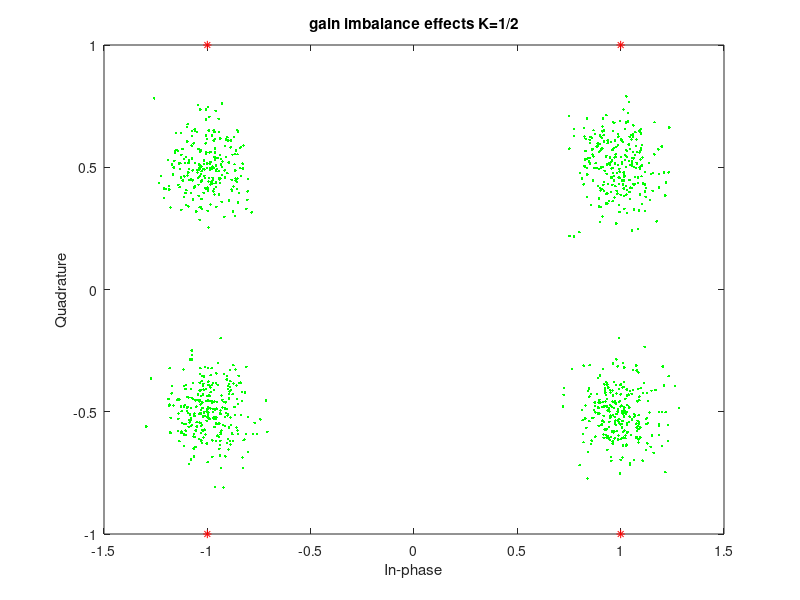
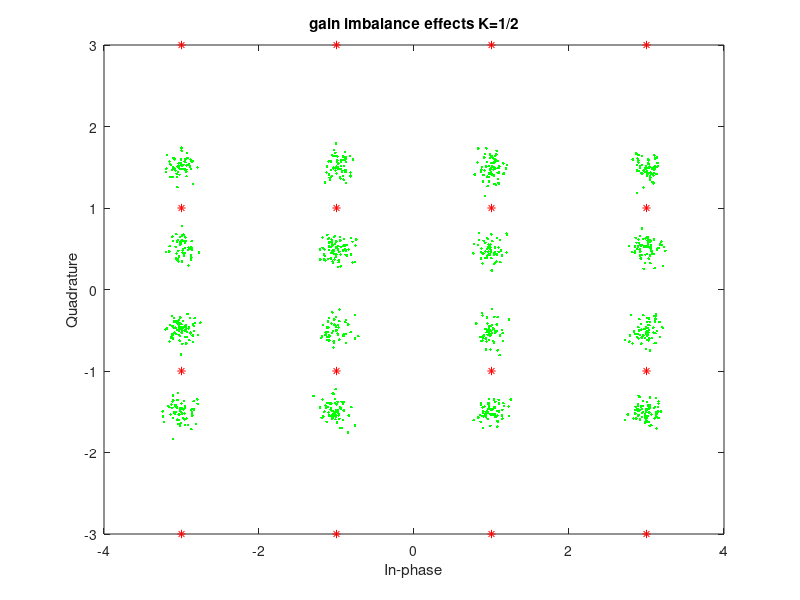
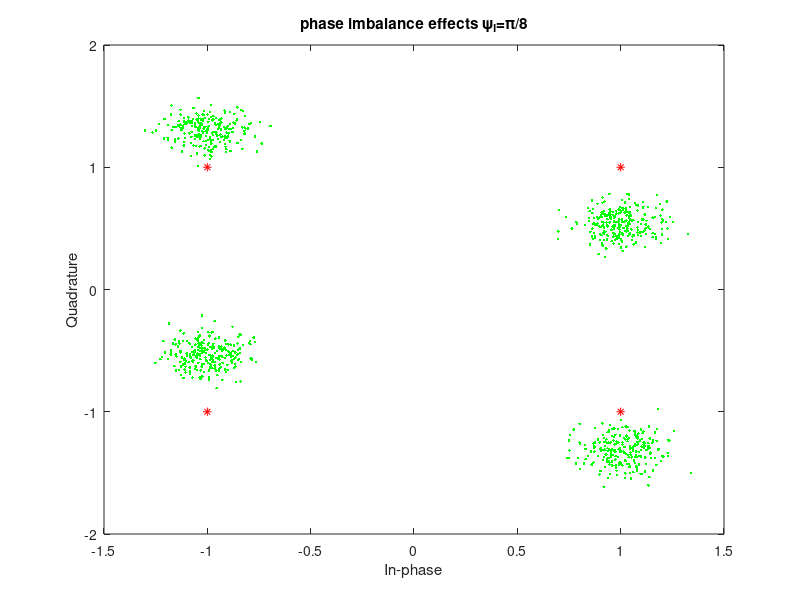
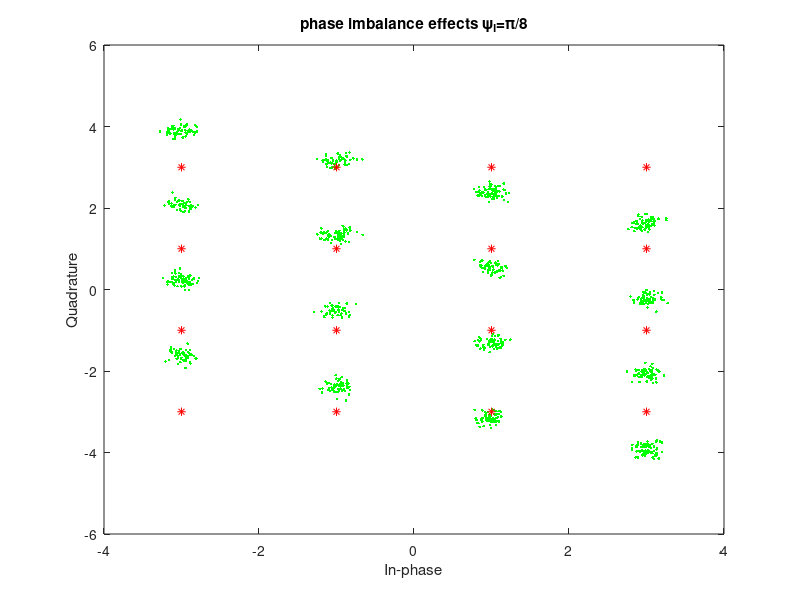

Here is the MATLAB script that generated these plots, in order: (Note: this script raises an error after producing the figures.)

close all
clear all
j = sqrt(-1);
N = 1e3;

%%%%%%%%%%%%%%%%%%%
%%%% Q1.A (a) %%%%%
%%%%%%%%%%%%%%%%%%%

%%%%%%4-QAM
K=1/2; %gain imbalance 
data4_I = randi([1 2],1,N);
data4_Q = randi([1 2],1,N);

x4_ref = [1+j, -1+j, -1-j, 1-j];

map_4 = [-1 1];

xi_4 = map_4(data4_I);
xq_4 = map_4(data4_Q);

 
x1_4 = xi_4 + j*K*xq_4;

%SNR of 20 dB
SNR_20 = 20;
SNR_20_abs = 10^(SNR_20/10);
y4 = x1_4 + 1/sqrt(SNR_20_abs)*(randn(1,N) + j*randn(1,N)); 


y4plot = scatterplot(y4,1,0,'g.');
hold on
scatterplot(x4_ref,1,0,'r*',y4plot)
title('gain imbalance effects K=1/2')



%%%%%%%16-QAM
data16_I = randi([1 4],1,N);
data16_Q = randi([1 4],1,N);
map_16 = [-3 -1 1 3];

xi_16 = map_16(data16_I);
xq_16 = map_16(data16_Q);

x16 = xi_16 + j*K*xq_16;
y16 = x16 + 1/sqrt(SNR_20_abs)*(randn(1,N) + j*randn(1,N)); 

x16_ref = [map_16(1)+j*map_16, map_16(2)+j*map_16, map_16(3)+j*map_16, map_16(4)+j*map_16 ];

y16plot = scatterplot(y16,1,0,'g.');
hold on
scatterplot(x16_ref,1,0,'r*',y16plot)
title('gain imbalance effects K=1/2')

%%%%%%%%%%%%%%%%%%%
%%%% Q1.A (b) %%%%%
%%%%%%%%%%%%%%%%%%%

K1=1; %gain imbalance 
psi_I = pi/8; %phase imbalance

%%%%%%% 4_QAM
xi_4_tld = xi_4;
xq_4_tld = -K1*sin(psi_I)*xi_4 + K1*cos(psi_I)*xq_4;
x4_tld = xi_4_tld + j*xq_4_tld;
y4_tld = x4_tld + 1/sqrt(SNR_20_abs)*(randn(1,N) + j*randn(1,N)); 

y4_tld_plot = scatterplot(y4_tld,1,0,'g.');
hold on 
scatterplot(x4_ref,1,0,'r*',y4_tld_plot)
title('phase imbalance effects \psi_I=\pi/8')

%%%%%%%% 16-QAM
xi_16_tld = xi_16;
xq_16_tld = -K1*sin(psi_I)*xi_16 + K1*cos(psi_I)*xq_16;
x16_tld = xi_16_tld + j*xq_16_tld;
y16_tld = x16_tld + 1/sqrt(SNR_20_abs)*(randn(1,N) + j*randn(1,N)); 
y16_tld_plot = scatterplot(y16_tld,1,0,'g.');
hold on 
scatterplot(x16_ref,1,0,'r*',y16_tld_plot)
title('phase imbalance effects \psi_I=\pi/8')

%%%%%%%%%%%%%%%%%%%
%%%% Q1.A (c) %%%%%
%%%%%%%%%%%%%%%%%%%



Eb_No = 0:2:20;  %range of Eb/No in dB scale
Eb_No_abs = 10.^(Eb_No./10);

BER_4 = zeros(1,length(Eb_No));
BER_16 = zeros(1,length(Eb_No));

norm16 = 10;  % average power for 16-QAM symbol is 10 (normalization factor)

for i=1:length(Eb_No)
    x2_4 = map_4(randi([1 2],1,N)) + j*map_4(randi([1 2],1,N));

    y2_4 = 1/sqrt(2)*x2_4 + 1/sqrt(4*Eb_No_abs(i))*(randn(1,N) + j*randn(1,N));
    y2_4_d = sign(real(y2_4)) + j*sign(imag(y2_4));
    BER_4(i) = (sum(real(y2_4_d) ~= real(x2_4)) + sum(imag(y2_4_d) ~= imag(x2_4)))/(2*N);
    
    x2_16 = map_16(randi([1 4],1,N)) + j*map_16(randi([1 4],1,N));
    y2_16 = x2_16 + sqrt(norm16)/sqrt(8*Eb_No_abs(i))*(randn(1,N) + j*randn(1,N));
    y2_16_d = QAM16_demod(y2_16);
    BER_16(i) = (sum(real(y2_16_d) ~= real(x2_16)) + sum(imag(y2_16_d) ~= imag(x2_16)))/(4*N);
  
end
figure(5)
semilogy(Eb_No,BER_4,'LineWidth',1.5)
hold on
semilogy(Eb_No,BER_16,'LineWidth',1.5)
xlabel('Eb/No (dB)')
ylabel('BER')
title('BER without IQ imbalance')
grid on
legend('4-QAM', '16-QAM')


%%%%%%%%%BER K=1/2, psi_I = pi/8

BER_4_IQ = zeros(1,length(Eb_No));
BER_16_IQ = zeros(1,length(Eb_No));

for i=1:length(Eb_No)
    %4-QAM
    x3_4_i = map_4(randi([1 2],1,N));
    x3_4_q = map_4(randi([1 2],1,N));
    x3_4_i_tld = x3_4_i;
    x3_4_q_tld = -K*sin(psi_I)*x3_4_i + K*cos(psi_I)*x3_4_q;
    x3_4_tld = x3_4_i_tld + j*x3_4_q_tld;
    y3_4_tld = 1/sqrt(2)*x3_4_tld + 1/sqrt(4*Eb_No_abs(i))*(randn(1,N) + j*randn(1,N));
    y3_4_tld_d = sign(real(y3_4_tld)) + j*sign(imag(y3_4_tld));
    BER_4_IQ(i) = (sum(real(y3_4_tld_d) ~= (x3_4_i)) + sum(imag(y3_4_tld_d) ~= (x3_4_q)))/(2*N);
    
    %16-QAM
    x3_16_i = map_16(randi([1 4],1,N));
    x3_16_q = map_16(randi([1 4],1,N));
    x3_16_i_tld = x3_16_i;
    x3_16_q_tld = -K*sin(psi_I)*x3_16_i + K*cos(psi_I)*x3_16_q;
    x3_16_tld = x3_16_i_tld + j*x3_16_q_tld;
    y3_16_tld = x3_16_tld + sqrt(norm16)/sqrt(8*Eb_No_abs(i))*(randn(1,N) + j*randn(1,N));
    y3_16_tld_d = QAM16_demod(y3_16_tld);
    BER_16_IQ(i) = (sum(real( y3_16_tld_d) ~= (x3_16_i)) + sum(imag( y3_16_tld_d) ~= (x3_16_q)))/(4*N);

end
figure(6)
semilogy(Eb_No,BER_4_IQ,'LineWidth',1.5)
hold on 
semilogy(Eb_No,BER_16_IQ,'LineWidth',1.5)
xlabel('EB/No (dB)')
ylabel('BER')
title('BER with IQ imbalance')
grid on
legend('4-QAM', '16-QAM')



%%%%%%%%%%%%%%%%%%%
%%%% Q1.B (a) %%%%%
%%%%%%%%%%%%%%%%%%%
                            
df = 20;      %delta_f in Hz
Ts = 1e-6;    %symbol time
%Effects of phase Noise (psi_N4, psi_N16)

%create received signal (transmitted signa + AWGN)
y4_pn = (xi_4 + j*xq_4) + 1/sqrt(SNR_20_abs)*(randn(1,N) + j*randn(1,N));
y16_pn =(xi_16 + j*xq_16) + 1/sqrt(SNR_20_abs)*(randn(1,N) + j*randn(1,N));

%Phase noise
psi_N4 = zeros(1,N);
psi_N16 = zeros(1,N);
%Gaussian noise
vn_4 = sqrt(4*pi*df*Ts)*randn(1,N);
vn_16 = sqrt(4*pi*df*Ts)*randn(1,N);

%Phase noise defined as [psi(n+1) = ps(n)+v(n)], ps(0)=0
for i=1:N-1
    psi_N4(i+1) = psi_N4(i) + vn_4(i);
end

for i=1:N-1
    psi_N16(i+1) = psi_N16(i) + vn_16(i);
end

%multiply the received signal by phase noise (random complex exponential)
y4_tld_pn = y4_pn.*exp(j*psi_N4);
y16_tld_pn = y16_pn.*exp(j*psi_N16);

plot4 = scatterplot(y4_tld_pn,1,0,'g.');
hold on 
scatterplot(x4_ref,1,0,'r*',plot4)
title('phase noise effects')

plot16 = scatterplot(y16_tld_pn,1,0,'g.');
hold on 
scatterplot(x16_ref,1,0,'r*',plot16)
title('phase noise effects')


BER_4_pn = zeros(1,length(Eb_No));
BER_16_pn = zeros(1,length(Eb_No));
for i=1:length(Eb_No)

    x4_4 = map_4(randi([1 2],1,N)) + j*map_4(randi([1 2],1,N));
    y4_pn = 1/sqrt(2)*x4_4 + 1/sqrt(4*Eb_No_abs(i))*(randn(1,N) + j*randn(1,N));
    y4_pn_tld = y4_pn.*exp(j*psi_N4);
    y4_pn_tld_d = sign(real(y4_pn_tld)) + j*sign(imag(y4_pn_tld));
    BER_4_pn(i) = (sum(real(y4_pn_tld_d) ~= real(x4_4)) + sum(imag(y4_pn_tld_d) ~= imag(x4_4)))/(2*N);
    
    x4_16 = map_16(randi([1 4],1,N)) + j*map_16(randi([1 4],1,N));
    y16_pn =  x4_16 + sqrt(norm16)/sqrt(8*Eb_No_abs(i))*(randn(1,N) + j*randn(1,N));
    y16_pn_tld = y16_pn.*exp(j*psi_N16);
    y16_pn_tld_d = QAM16_demod(y16_pn_tld);
    BER_16_pn(i) = (sum(real(y16_pn_tld_d) ~= real(x4_16)) + sum(imag(y16_pn_tld_d) ~= imag(x4_16)))/(4*N);
end

figure(9)
semilogy(Eb_No,BER_4_pn,'LineWidth',1.5)
hold on 
semilogy(Eb_No,BER_16_pn,'LineWidth',1.5)
xlabel('Eb/No(dB)')
ylabel('BER')
title('BER with phase noise')
grid on
legend('4-QAM', '16-QAM')






